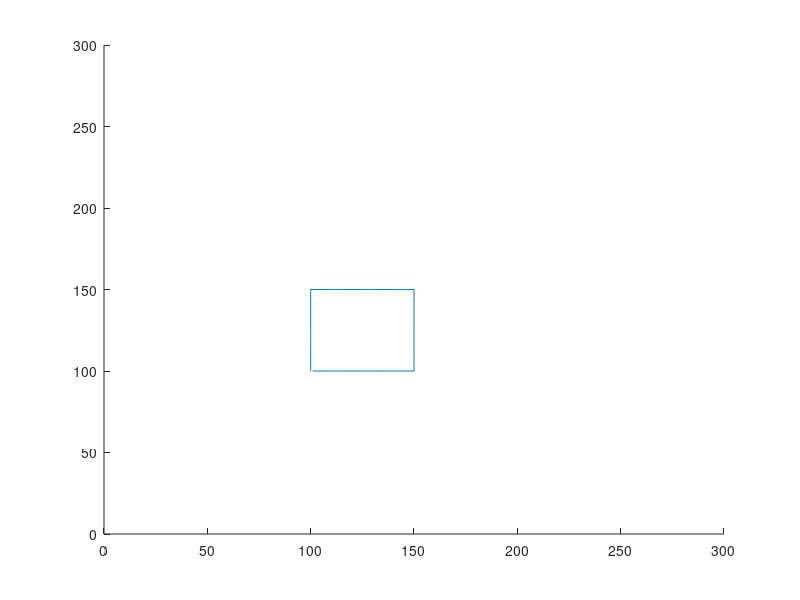

Recreate this plot in MATLAB. (Note: this script raises an error after producing the figure.)
x = [];
y = [];
z = [];
test = [];
x1 = [];
y1 = [];
varY1 = 100;
varX1 = 100;
l = 50;
cont = 1;
for i=cont:(l+cont-1)
    x1(i) = varX1;
    y1(i)= varY1;
    varY1 = varY1+1;
    cont = cont+1;
end;
for i=cont:(l+cont-1)
    x1(i) = varX1;
    y1(i)= varY1;
    varX1 = varX1+1;
    cont = cont+1;
end;
for i=cont:(l+cont-1)
    x1(i) = varX1;
    y1(i)= varY1;
    varY1 = varY1-1;
    cont = cont+1;
end;
for i=cont:(l+cont-1)
    x1(i) = varX1;
    y1(i)= varY1;
    varX1 = varX1-1;
    cont = cont+1;
end;

varY = 1;
for i=1:(l/2)
    x(i) = 5;
    y(i)= varY;
    z(i)= 5;
    test(i) = rand*100;
    varY = varY+1;
end;

varX = 5;
varZ = 5;
for i=(l/2)+1:l
    x(i) = varX;
    y(i)= varY;
    z(i)= varZ;
    test(i) = rand*100;
    varX = varX+1;
    varZ = varZ+1;
end;

max = 150;
min = 1;
%axis([-ax ax -ax ax -ax ax])
%axis([min max min max min max])
%{
axis([min max min max])
hold on
plot(x);
plot(y);
plot(z);
%}
%%{
%axis([min max min max])
axis([0 300 0 300])
hold on
%%}
plot(x1,y1);
%plot(test);
%plot3(x, y, z);

wx = fft(x, 5);
wy = fft(y, 5);
wz = fft(z, 5);

wx1 = fft(x1, 250);
wy1 = fft(y1, 250);
wtest = fft(txest, 5);

%axis([min max min max min max])
%{
axis([min max min max])
hold on
plot(wx);
plot(wy);
plot(wz);
%}
%{
axis([min max min max])
hold on
%}
plot(wtest);

axis([0 300 0 300])
hold on
plot(wx1,wy1);
%plot3(wx, wy, wz);

itest = ifft(wtest,l);
ix1 = ifft(wx1,l);
iy1 = ifft(wy1,l);
%{
axis([min max min max])
hold on
%}
plot(itest);

axis([0 300 0 300])
hold on
plot(ix1,iy1);
